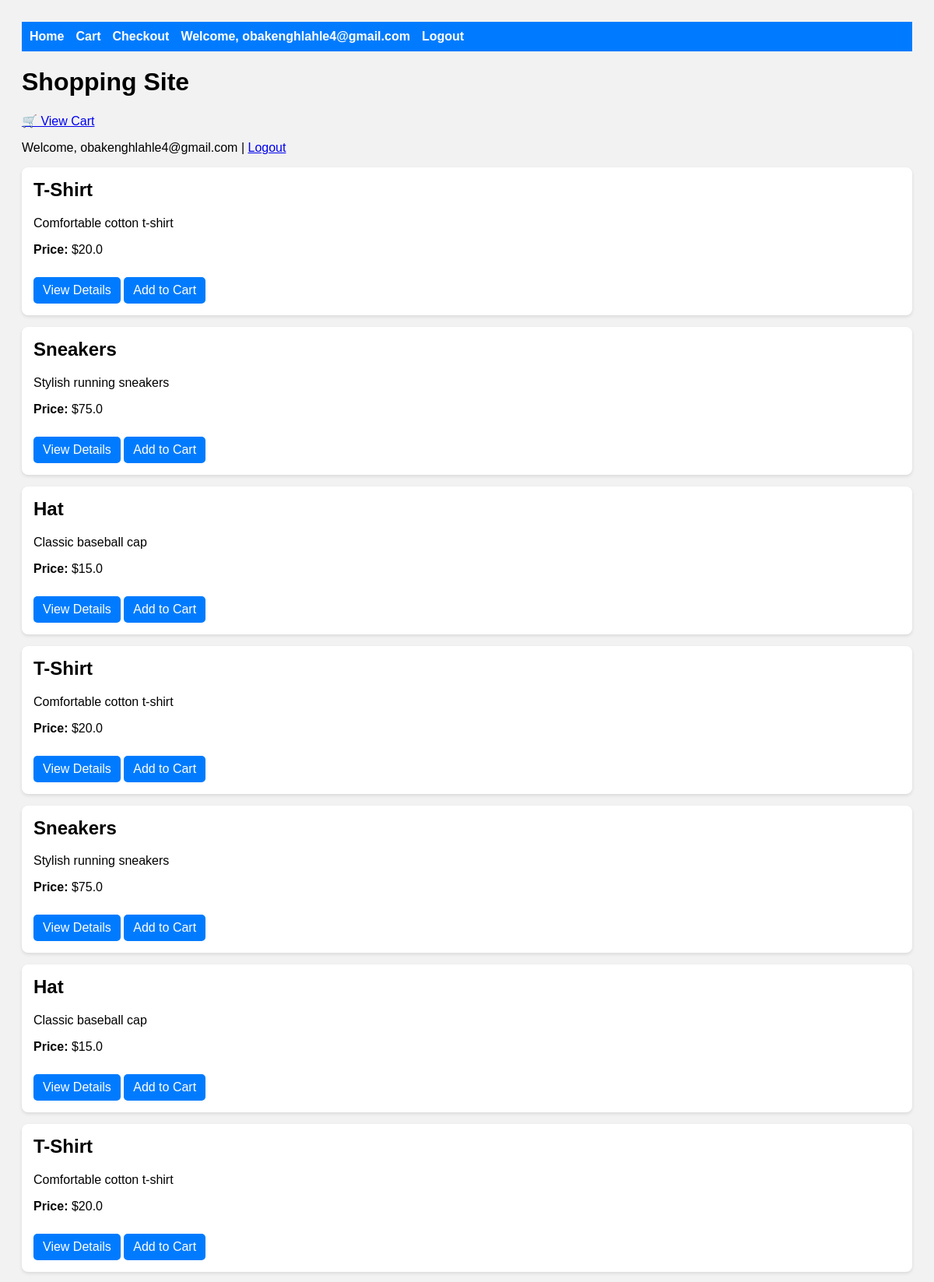
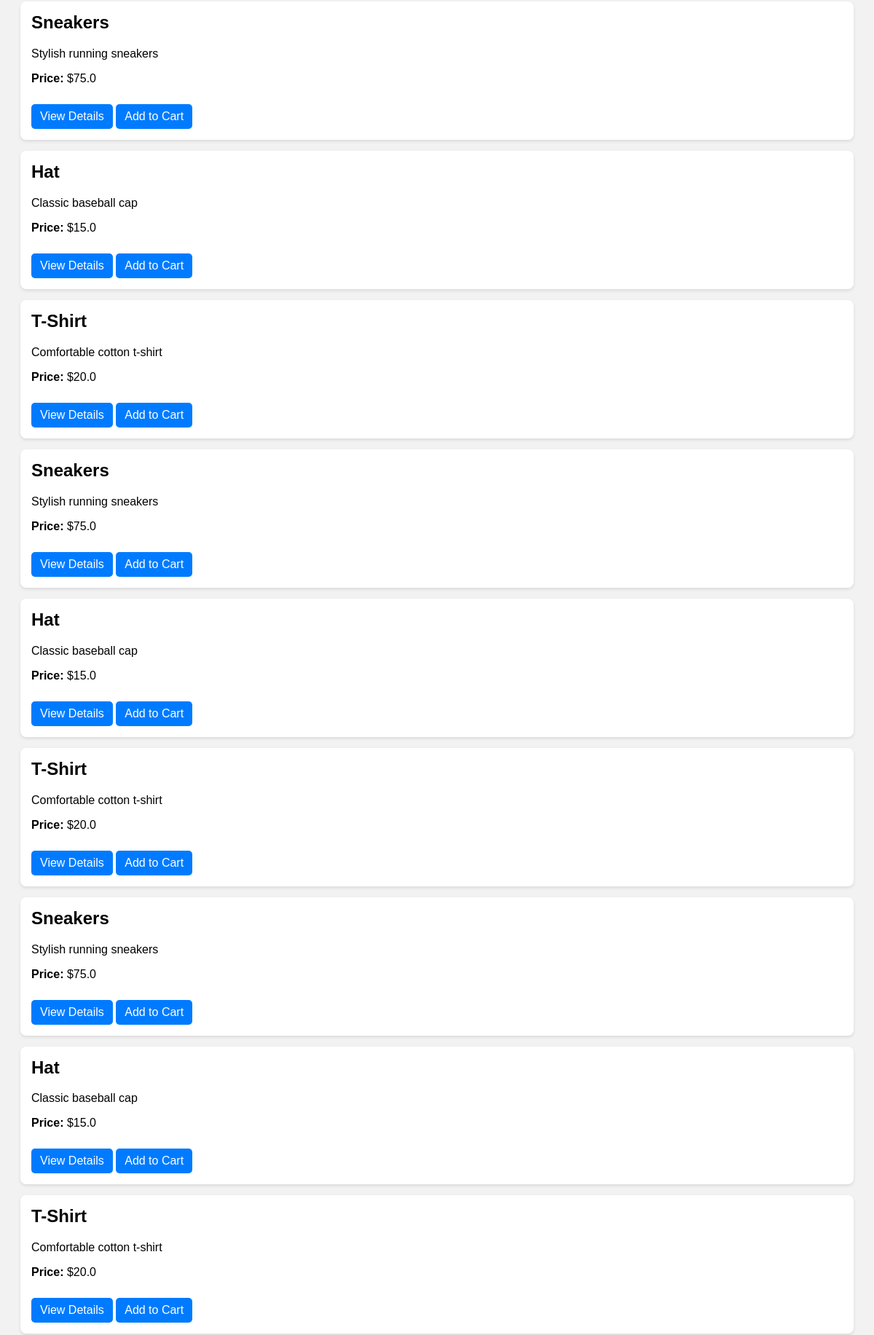
The page / (signed in, upper part) on the database its author committed (2 pictures, top to bottom).
### tables this page shows
CREATE TABLE products (
        id INTEGER PRIMARY KEY AUTOINCREMENT,
        name TEXT NOT NULL,
        description TEXT,
        price REAL
    );

### app.py (the view)
@app.route('/')
def index():
    products = get_products()
    return render_template("index.html", products=products)

### app.py (called while the page is built)
def get_products():
    conn = sqlite3.connect('products.db')
    conn.row_factory = sqlite3.Row
    cursor = conn.cursor()
    cursor.execute('SELECT * FROM products')
    products = cursor.fetchall()
    conn.close()
    return products

### templates/index.html (shortened to what this page needs)
<!DOCTYPE html>
<html lang="en">
<head>
  <link rel="stylesheet" href="{{ url_for('static', filename='style.css') }}">
</head>
<body>
  <body>
  <nav class="navbar">
    <a href="{{ url_for('index') }}">Home</a>
    <a href="{{ url_for('view_cart') }}">Cart</a>
    <a href="{{ url_for('checkout') }}">Checkout</a>
    {% if session.get('username') %}
      <span>Welcome, {{ session['username'] }}</span>
      <a href="{{ url_for('logout') }}">Logout</a>
    {% else %}
      <a href="{{ url_for('login') }}">Login</a>
      <a href="{{ url_for('register') }}">Register</a>
    {% endif %}
  </nav>
  <h1>Shopping Site</h1>
  <a href="{{ url_for('view_cart') }}">🛒 View Cart</a>
  {% if session.get('username') %}
    <p>Welcome, {{ session['username'] }} | <a href="{{ url_for('logout') }}">Logout</a></p>
  {% else %}
    <p><a href="{{ url_for('login') }}">Login</a> or <a href="{{ url_for('register') }}">Register</a></p>
  {% endif %}
  {% for product in products %}
    <div class="product">
      <h2>{{ product.name }}</h2>
      <p>{{ product.description }}</p>
      <p><strong>Price:</strong> ${{ product.price }}</p>
      <div class="actions">
        <a href="{{ url_for('product_detail', product_id=product.id) }}">View Details</a>
        <a href="{{ url_for('add_to_cart', product_id=product.id) }}">Add to Cart</a>
      </div>
    </div>
  {% endfor %}
</body>
</html>

### static/style.css (style rules this page uses)
body { font-family: Arial, sans-serif; background-color: #f2f2f2; padding: 20px; }
.product, .item { background-color: #fff; padding: 15px; margin-bottom: 15px; border-radius: 8px; box-shadow: 0 2px 4px rgba(0,0,0,0.1); }
.product h2, .item h3 { margin-top: 0; }
.actions a, a.button { display: inline-block; margin-top: 10px; text-decoration: none; color: white; background-color: #007bff; padding: 8px 12px; border-radius: 5px; }
.navbar { background-color: #007bff; padding: 10px; display: flex; gap: 15px; align-items: center; }
.navbar a, .navbar span { color: white; text-decoration: none; font-weight: bold; }

### rows shown on the page
products: name "T-Shirt", description "Comfortable cotton t-shirt", price "20.0"
products: name "Sneakers", description "Stylish running sneakers", price "75.0"
products: name "Hat", description "Classic baseball cap", price "15.0"
products: name "T-Shirt", description "Comfortable cotton t-shirt", price "20.0"
products: name "Sneakers", description "Stylish running sneakers", price "75.0"
products: name "Hat", description "Classic baseball cap", price "15.0"
products: name "T-Shirt", description "Comfortable cotton t-shirt", price "20.0"
products: name "Sneakers", description "Stylish running sneakers", price "75.0"
products: name "Hat", description "Classic baseball cap", price "15.0"
products: name "T-Shirt", description "Comfortable cotton t-shirt", price "20.0"
products: name "Sneakers", description "Stylish running sneakers", price "75.0"
products: name "Hat", description "Classic baseball cap", price "15.0"
products: name "T-Shirt", description "Comfortable cotton t-shirt", price "20.0"
products: name "Sneakers", description "Stylish running sneakers", price "75.0"
products: name "Hat", description "Classic baseball cap", price "15.0"
products: name "T-Shirt", description "Comfortable cotton t-shirt", price "20.0"

### other values the page prints
{{ session['username'] }} "obakenghlahle4@gmail.com"
